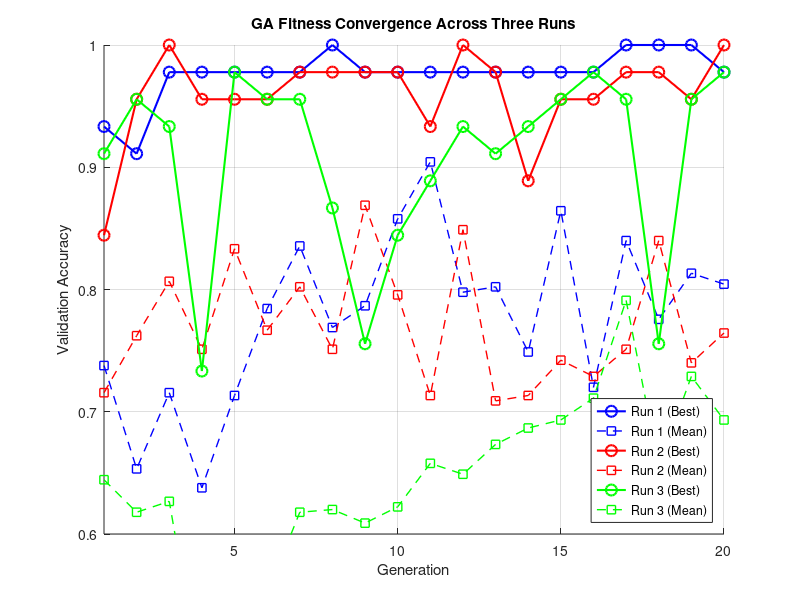

Write MATLAB code to recreate this figure.
% Data from Run 1
generations = 1:20;
bestFitness_run1 = [-0.9333, -0.9111, -0.9778, -0.9778, -0.9778, -0.9778, -0.9778, -1, ...
                   -0.9778, -0.9778, -0.9778, -0.9778, -0.9778, -0.9778, -0.9778, -0.9778, -1, -1, -1, -0.9778];
meanFitness_run1 = [-0.7378, -0.6533, -0.7156, -0.6378, -0.7133, -0.7844, -0.8356, -0.7689, ...
                   -0.7867, -0.8578, -0.9044, -0.7978, -0.8022, -0.7489, -0.8644, -0.72, -0.84, -0.7756, -0.8133, -0.8044];

% Data from Run 2 (Best Run)
bestFitness_run2 = [-0.8444, -0.9556, -1, -0.9556, -0.9556, -0.9556, -0.9778, -0.9778, ...
                   -0.9778, -0.9778, -0.9333, -1, -0.9778, -0.8889, -0.9556, -0.9556, -0.9778, -0.9778, -0.9556, -1];
meanFitness_run2 = [-0.7156, -0.7622, -0.8067, -0.7511, -0.8333, -0.7667, -0.8022, -0.7511, ...
                   -0.8689, -0.7956, -0.7133, -0.8489, -0.7089, -0.7133, -0.7422, -0.7289, -0.7511, -0.84, -0.74, -0.7644];

% Data from Run 3
bestFitness_run3 = [-0.9111, -0.9556, -0.9333, -0.7333, -0.9778, -0.9556, -0.9556, -0.8667, ...
                   -0.7556, -0.8444, -0.8889, -0.9333, -0.9111, -0.9333, -0.9556, -0.9778, -0.9556, -0.7556, -0.9556, -0.9778];
meanFitness_run3 = [-0.6444, -0.6178, -0.6267, -0.4733, -0.5711, -0.5511, -0.6178, -0.62, ...
                   -0.6089, -0.6222, -0.6578, -0.6489, -0.6733, -0.6867, -0.6933, -0.7111, -0.7911, -0.6556, -0.7289, -0.6933];

% Plot all runs together
figure;
hold on;

% Run 1 (Blue)
plot(generations, -bestFitness_run1, 'b-o', 'LineWidth', 1.5, 'MarkerSize', 8);
plot(generations, -meanFitness_run1, 'b--s', 'LineWidth', 1, 'MarkerSize', 6);

% Run 2 (Red - Best Run)
plot(generations, -bestFitness_run2, 'r-o', 'LineWidth', 1.5, 'MarkerSize', 8);
plot(generations, -meanFitness_run2, 'r--s', 'LineWidth', 1, 'MarkerSize', 6);

% Run 3 (Green)
plot(generations, -bestFitness_run3, 'g-o', 'LineWidth', 1.5, 'MarkerSize', 8);
plot(generations, -meanFitness_run3, 'g--s', 'LineWidth', 1, 'MarkerSize', 6);

hold off;

% Labels and title
xlabel('Generation');
ylabel('Validation Accuracy');
title('GA Fitness Convergence Across Three Runs');
legend('Run 1 (Best)', 'Run 1 (Mean)', 'Run 2 (Best)', 'Run 2 (Mean)', 'Run 3 (Best)', 'Run 3 (Mean)', 'Location', 'southeast');
grid on;

% Adjust axes
xlim([1, 20]);
ylim([0.6, 1.0]);

% Save the figure
saveas(gcf, 'GA_Convergence_AllRuns.png');